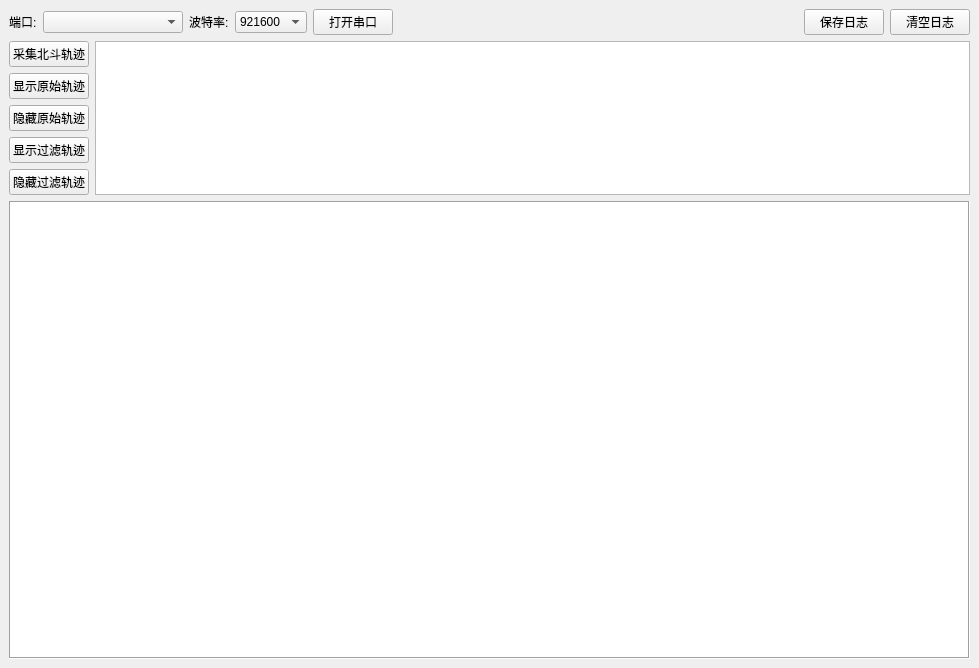
<?xml version="1.0" encoding="UTF-8"?>
<ui version="4.0">
 <class>MainWindow</class>
 <widget class="QMainWindow" name="MainWindow">
  <property name="geometry">
   <rect>
    <x>0</x>
    <y>0</y>
    <width>979</width>
    <height>668</height>
   </rect>
  </property>
  <property name="sizePolicy">
   <sizepolicy hsizetype="Preferred" vsizetype="Preferred">
    <horstretch>0</horstretch>
    <verstretch>0</verstretch>
   </sizepolicy>
  </property>
  <property name="windowTitle">
   <string/>
  </property>
  <widget class="QWidget" name="centralwidget">
   <layout class="QGridLayout" name="gridLayout">
    <item row="0" column="0" colspan="2">
     <layout class="QGridLayout" name="gridLayout_port">
      <item row="0" column="2">
       <widget class="QLabel" name="label_port">
        <property name="text">
         <string>波特率:</string>
        </property>
       </widget>
      </item>
      <item row="0" column="4">
       <widget class="QPushButton" name="pushButton_connect">
        <property name="text">
         <string>打开串口</string>
        </property>
       </widget>
      </item>
      <item row="0" column="8">
       <widget class="QPushButton" name="pushButton_clear_log">
        <property name="enabled">
         <bool>true</bool>
        </property>
        <property name="text">
         <string>清空日志</string>
        </property>
       </widget>
      </item>
      <item row="0" column="0">
       <widget class="QLabel" name="label_ip">
        <property name="text">
         <string>端口:</string>
        </property>
       </widget>
      </item>
      <item row="0" column="7">
       <widget class="QPushButton" name="pushButton_save_log">
        <property name="enabled">
         <bool>true</bool>
        </property>
        <property name="text">
         <string>保存日志</string>
        </property>
       </widget>
      </item>
      <item row="0" column="3">
       <widget class="QComboBox" name="comboBox_baudrate">
        <property name="currentIndex">
         <number>11</number>
        </property>
        <property name="maxVisibleItems">
         <number>15</number>
        </property>
        <item>
         <property name="text">
          <string>1200</string>
         </property>
        </item>
        <item>
         <property name="text">
          <string>2400</string>
         </property>
        </item>
        <item>
         <property name="text">
          <string>4800</string>
         </property>
        </item>
        <item>
         <property name="text">
          <string>9600</string>
         </property>
        </item>
        <item>
         <property name="text">
          <string>14400</string>
         </property>
        </item>
        <item>
         <property name="text">
          <string>19200</string>
         </property>
        </item>
        <item>
         <property name="text">
          <string>38400</string>
         </property>
        </item>
        <item>
         <property name="text">
          <string>56000</string>
         </property>
        </item>
        <item>
         <property name="text">
          <string>57600</string>
         </property>
        </item>
        <item>
         <property name="text">
          <string>115200</string>
         </property>
        </item>
        <item>
         <property name="text">
          <string>230400</string>
         </property>
        </item>
        <item>
         <property name="text">
          <string>921600</string>
         </property>
        </item>
       </widget>
      </item>
      <item row="0" column="1">
       <widget class="QComboBox" name="comboBox_port">
        <property name="sizePolicy">
         <sizepolicy hsizetype="Fixed" vsizetype="Fixed">
          <horstretch>0</horstretch>
          <verstretch>0</verstretch>
         </sizepolicy>
        </property>
        <property name="minimumSize">
         <size>
          <width>140</width>
          <height>0</height>
         </size>
        </property>
        <property name="maximumSize">
         <size>
          <width>140</width>
          <height>16777215</height>
         </size>
        </property>
        <property name="currentText">
         <string/>
        </property>
        <property name="currentIndex">
         <number>-1</number>
        </property>
        <property name="maxVisibleItems">
         <number>10</number>
        </property>
       </widget>
      </item>
      <item row="0" column="6">
       <spacer name="horizontalSpacer_2">
        <property name="orientation">
         <enum>Qt::Horizontal</enum>
        </property>
        <property name="sizeType">
         <enum>QSizePolicy::Expanding</enum>
        </property>
        <property name="sizeHint" stdset="0">
         <size>
          <width>30</width>
          <height>10</height>
         </size>
        </property>
       </spacer>
      </item>
     </layout>
    </item>
    <item row="1" column="0">
     <widget class="QPushButton" name="pushButton_bd_get_trace">
      <property name="text">
       <string>采集北斗轨迹</string>
      </property>
     </widget>
    </item>
    <item row="1" column="1" rowspan="5">
     <widget class="QGraphicsView" name="graphicsView"/>
    </item>
    <item row="2" column="0">
     <widget class="QPushButton" name="pushButton_bd_show_trace">
      <property name="text">
       <string>显示原始轨迹</string>
      </property>
     </widget>
    </item>
    <item row="3" column="0">
     <widget class="QPushButton" name="pushButton_bd_hide_trace">
      <property name="text">
       <string>隐藏原始轨迹</string>
      </property>
     </widget>
    </item>
    <item row="4" column="0">
     <widget class="QPushButton" name="pushButton_bd_show_trace_filt">
      <property name="text">
       <string>显示过滤轨迹</string>
      </property>
     </widget>
    </item>
    <item row="5" column="0">
     <widget class="QPushButton" name="pushButton_bd_hide_trace_filt">
      <property name="text">
       <string>隐藏过滤轨迹</string>
      </property>
     </widget>
    </item>
    <item row="6" column="0" colspan="2">
     <widget class="QTextBrowser" name="textBrowser_log">
      <property name="maximumSize">
       <size>
        <width>16777215</width>
        <height>16777215</height>
       </size>
      </property>
      <property name="statusTip">
       <string/>
      </property>
      <property name="autoFillBackground">
       <bool>false</bool>
      </property>
      <property name="frameShape">
       <enum>QFrame::Box</enum>
      </property>
      <property name="frameShadow">
       <enum>QFrame::Sunken</enum>
      </property>
      <property name="documentTitle">
       <string>运行日志</string>
      </property>
      <property name="lineWrapMode">
       <enum>QTextEdit::WidgetWidth</enum>
      </property>
      <property name="lineWrapColumnOrWidth">
       <number>0</number>
      </property>
      <property name="readOnly">
       <bool>true</bool>
      </property>
      <property name="acceptRichText">
       <bool>true</bool>
      </property>
     </widget>
    </item>
   </layout>
  </widget>
 </widget>
 <resources/>
 <connections/>
</ui>
